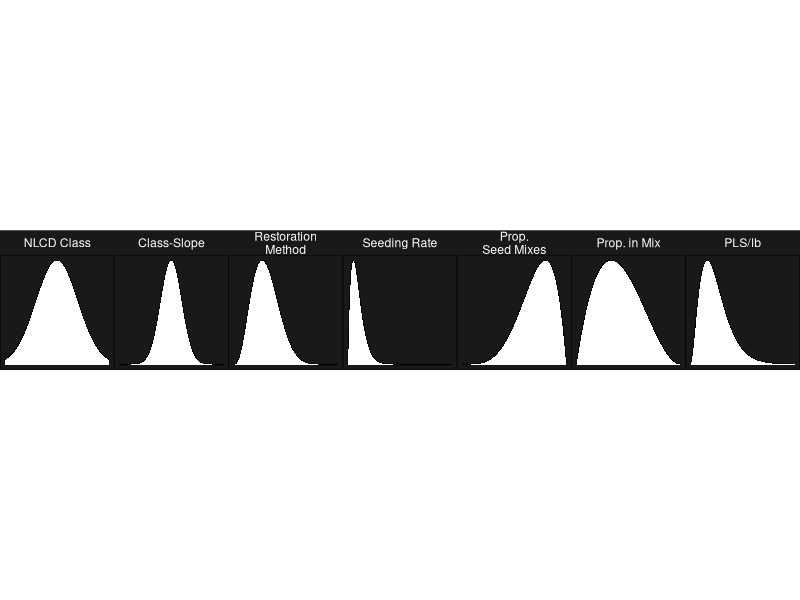
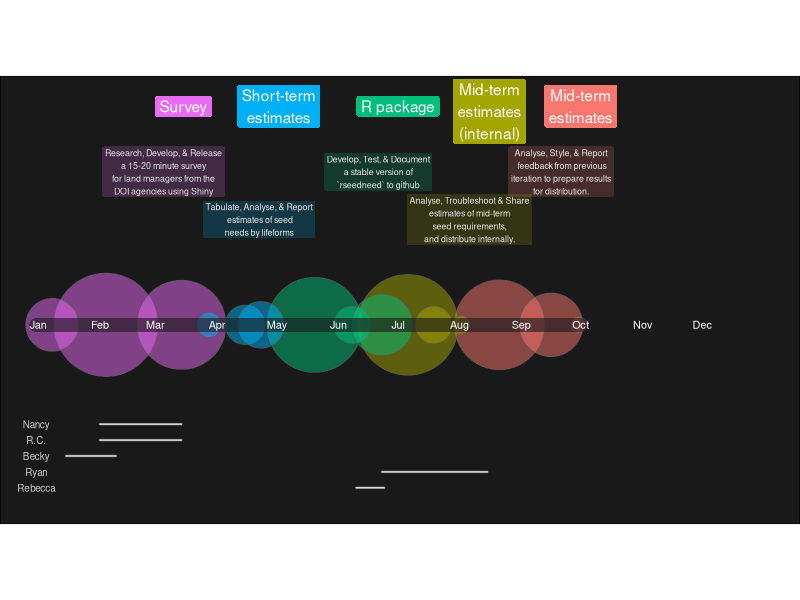

These charts were generated, in order, by the following R code:
## ---- chunk 1
knitr::opts_chunk$set(echo = FALSE, message = FALSE, warning = FALSE, comment = "")
## ---- chunk 2
library(sf)
library(tidyverse)
## ---- chunk 3

s <- seq(0.1, 25, by = 0.1)
p <- seq(0, 1, length=100)

bs_visual <- data.frame(
  Theme = c(
    rep('Land Cover', length(s)*2),
    rep('Application', length(p)*2),
    rep('Seed Mixes', length(p)*2), 
    rep('Constants', length(s))
    ),
  Variable = c(
    rep('NLCD Class', length(s)),
    rep('Class-Slope', length(s)),
    rep('Restoration\nMethod', length(p)), 
    rep('Seeding Rate',  length(p)), 
    rep('Prop.\nSeed Mixes',  length(p)), 
    rep('Prop. in Mix', length(p)), 
    rep('PLS/lb',  length(s)) 
),
  x = c(
    rep(s, times = 2), 
    rep(p, times = 4),
    s
    ), 
  y = c(
    dnorm(s, mean = 12.5, sd = 5), 
    dnorm(s, mean = 12.5, sd = 2.5), 
    dbeta(p, 4, 9), 
    dbeta(p, 2, 20), 
    dbeta(p, 5, 2), 
    dbeta(p, 2, 3), 
    dchisq(s, df = 6)
  )
) |>
  mutate(
    Variable = factor(
      Variable, levels = c('NLCD Class', 'Class-Slope', 'Restoration\nMethod', 'Seeding Rate', 'Prop.\nSeed Mixes', 'Prop. in Mix', 'PLS/lb'))
  )

rm(s, p)
## ---- chunk 4
ggplot(data = bs_visual, aes(x = x, y = y)) + 
  geom_line() + 
  geom_area(fill = 'white') + 
  facet_wrap(~Variable, scales = 'free', nrow = 1) + 
  theme_void() + 
  theme(
    strip.text = element_text(color = 'white'),
    aspect.ratio = 1/1, 
    panel.spacing = unit(0, 'points'), 
    panel.background = element_rect(fill='#191919'), 
    plot.background = element_rect(fill='#191919', color=NA)
    )
## ---- chunk 5
months <- data.frame( # these are the center bar. 
  X = c(1, 32, 60, 91, 121, 152, 182, 213, 244, 274, 305, 335),
  Y = 90,
  Month = month.abb
)

people <- data.frame(
  Person = c('Nancy', 'R.C.', 'Becky', 'Ryan', 'Rebecca'),
  X = 0, 
  Y = seq(40, 5, by = -8)
)


people_help <- data.frame(
  Person = rep(c('Nancy', 'R.C.', 'Becky', 'Ryan',  'Rebecca'), each = 2),
  X = c(32, 73, 32, 73, 15, 40, 174, 227, 161, 175),
  Y = rep(seq(40, 5, by = -8), each = 2)
  ) |>
  sf::st_as_sf(coords = c('X', 'Y')) |>
  dplyr::group_by(Person) |>
  summarize(geometry = sf::st_union(geometry)) |>
  sf::st_cast('MULTILINESTRING') |>
  sf::st_buffer(0.5)

milestones <- data.frame(
  Milestone_l = 
    c('Survey', 'Short-term\nestimates', 'R package', 
      'Mid-term\nestimates\n(internal)', 'Mid-term\nestimates'), 
  Milestone = 
    c('Survey', 'Short-term', 'R_package', 'Mid-term_internal', 'Mid-term'),
  X = c(74, 122, 182, 228, 274), 
  Y = c(rep(200, 3), 197.5, 200)
)

## just buffer the circles by how long the event takes... 

# buffer amount will define the date range eaten up by each circle. 
# buffer 1 = 1 week, 2 = 2 weeks, buffer 4 = 4 weeks
circles <- data.frame(
  Event = c(
    'Survey Research', 'Survey Development', 'Survey Release',
    'Lifeform tabulation', 'Analysis', 'Reporting', 
    'Assemble', 'Test', 'Document', 
    'Analyse', 'Troubleshoot', 'Share', 
    'Analyse', 'Style', 'Report'
    ), 
  Milestone = 
    rep(c('Survey', 'Short-term', 'R_package', 'Mid-term_internal', 'Mid-term'), each = 3),
  X = c(
    8, 35, 73, 
    87, 105, 113, 
    140, 159, 174, 
    187, 200, 214, 
    233, 259, 273 
    ), 
  Y = 90,
  buffer = c(
    2, 4, 2.5, 
    1, 2, 1,
    4, 2, 1.5,
    3, 1, 1, 
    3.5, 2, 1
    ) * 7
) |>
  sf::st_as_sf(coords = c('X', 'Y'))

belt <- data.frame(
  X = c(0, 365), 
  Y = 90
) |>
  sf::st_as_sf(coords = c('X', 'Y')) |>
  sf::st_union() |>
  sf::st_cast('LINESTRING') |>
  sf::st_buffer(3.5)

circles <- split(circles, f = 1:nrow(circles)) |>
  lapply( FUN = function(x){dist <- jitter(x$buffer, amount = 5); x <- sf::st_buffer(x, dist)}) |>
  bind_rows() |> 
  arrange(-buffer)

explanations <- data.frame(
  explanation_l = c(
    "Research, Develop, & Release\na 15-20 minute survey\nfor land managers from the\nDOI agencies using Shiny", 
    "Tabulate, Analyse, & Report\n estimates of seed\nneeds by lifeforms", 
    "Develop, Test, & Document\na stable version of\n`rseedneed` to github", 
    "Analyse, Troubleshoot & Share\nestimates of mid-term\nseed requirements,\nand distribute internally.", 
    "Analyse, Style, & Report\n feedback from previous\niteration to prepare results\nfor distribution."
  ), 
  Milestone = c('Survey', 'Short-term', 'R_package', 'Mid-term_internal', 'Mid-term'), 
  X = c(74, 122, 182, 228, 274)-10, 
  Y = 155 + rep(c(12, -12), times = 3)[1:5]
)

# lines for each persons contributions

ggplot() +  
  geom_sf(data = people_help) + 
  geom_sf(
    data = circles, alpha = 0.5, 
    aes(fill = Milestone)) + 
  geom_sf(
    data = belt, fill = '#191919', color = NA, alpha = 0.6) + 
  geom_text(
    data = months,
    aes(x = X, y = Y, label = Month), 
    color ='white', size = 2.75) + 
  geom_text(
    data = people, 
    aes(x = X, y = Y, label = Person), 
    color ='grey80', size = 2.5) + 
  geom_label(
    data = milestones, 
    aes(x = X, y = Y, label = Milestone_l, fill = Milestone), 
    color ='white', label.size = NA) + 
  geom_label(
    data = explanations,
    aes(x = X, y = Y, label = explanation_l, fill = Milestone),
    alpha = 0.2, size = 2.25, color ='grey90', label.size = NA) + 
  theme_void() + 
  ylim(0, 205) + 
  xlim(0, 366) + 
  theme(
    legend.position = 'none',
    panel.background = element_rect(fill='#191919'), 
    plot.background = element_rect(fill='#191919', color=NA)
    )


rm(belt, circles, explanations, milestones, months, people, people_help)
